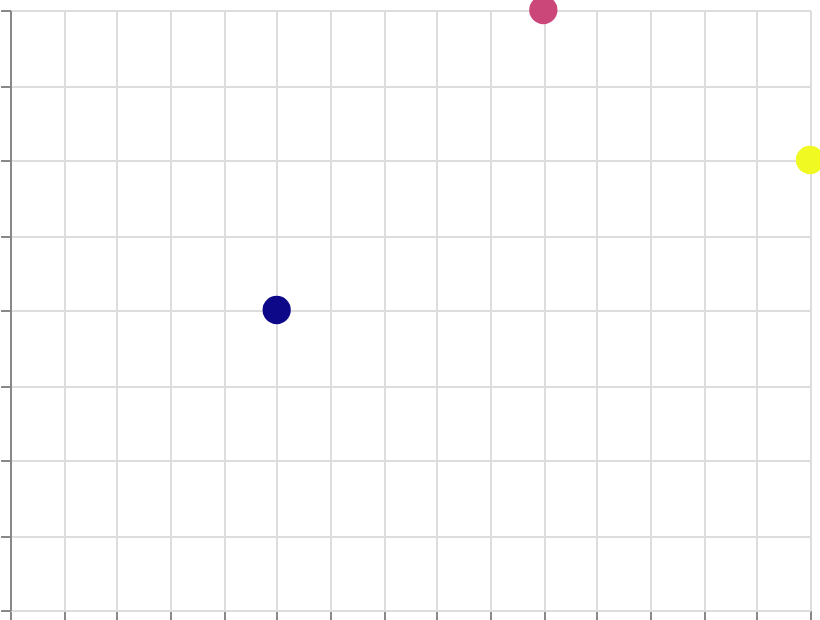

Describe this chart as a Vega-Lite specification.
### Vega specification from a JSON file in a GitHub repository (floating-point values rounded to 4 significant figures)
{"$schema": "https://vega.github.io/schema/vega/v6.json", "width": 400, "height": 300, "padding": 5, "autosize": "none", "data": [{"name": "table", "values": [{"x": 1, "y": 2, "val": 10}, {"x": 2, "y": 4, "val": 50}, {"x": 3, "y": 3, "val": 90}]}], "scales": [{"name": "x", "type": "linear", "domain": {"data": "table", "field": "x"}, "range": "width", "nice": true}, {"name": "y", "type": "linear", "domain": {"data": "table", "field": "y"}, "range": [{"signal": "height"}, 0], "nice": true}, {"name": "color", "type": "sequential", "domain": {"data": "table", "field": "val"}, "scheme": "plasma"}], "marks": [{"type": "symbol", "from": {"data": "table"}, "encode": {"update": {"x": {"scale": "x", "field": "x"}, "y": {"scale": "y", "field": "y"}, "size": {"value": 200}, "fill": {"scale": "color", "field": "val"}}}}], "axes": [{"scale": "x", "orient": "bottom", "grid": true, "labels": false}, {"scale": "y", "orient": "left", "grid": true, "labels": false}], "legends": [{"fill": "color", "title": "Score"}]}
